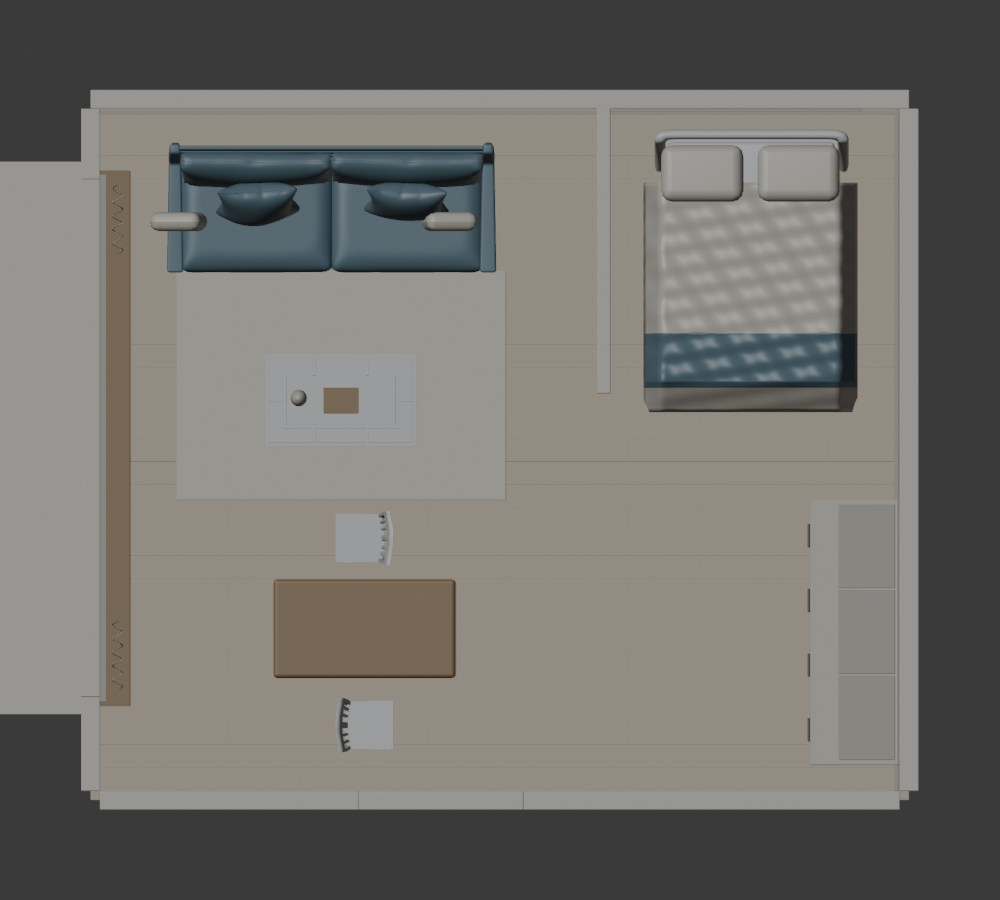
#> input picture examples/daylight-apartment/layout.png, 1000 x 900 px
$ python -i experience_features.py   (imports and definitions only)
#> lines starting #> are read from the running program, lines starting #| are printed output that depends on the picture
"""Category-free CAD geometry, local raster and annotation descriptors."""
import math
import re
from collections import Counter

from PIL import Image, ImageFilter, ImageOps
from shapely.geometry import LineString, box as shape_box


VERSION = 'cad-experience-v1'


# [86 lines left out: functions text_tokens, select_source, geometry_descriptor, crop_source, not called in this run]


def image_descriptor(source):
    """Bounded coarse visual comparison; final interpretation still uses vision."""
    with Image.open(source) as image:
#> image is the input picture: PIL image 1000x900 RGBA; mean R, G, B, A 115.7, 113.5, 109, 255
        image=ImageOps.autocontrast(ImageOps.grayscale(image)).resize((64,64))
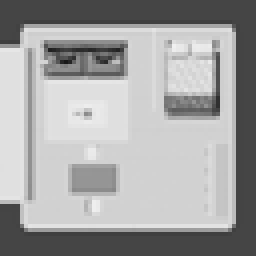
#> image: PIL image 64x64 L (shown 4 times larger); min 24, max 240, mean 163
        edge=image.filter(ImageFilter.FIND_EDGES).crop((2,2,62,62))
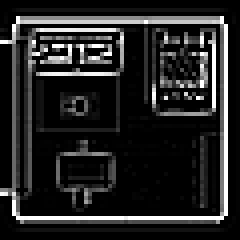
#> edge: PIL image 60x60 L (shown 4 times larger); min 0, max 255, mean 36.7
        vectors=[]
        for angle in (0,90,180,270):
            values=[v/255 for v in edge.rotate(angle).resize((8,8)).getdata()]
            norm=math.sqrt(sum(v*v for v in values))
            vectors.append([round(v/norm,5) if norm else 0 for v in values])
#> after the loop, vectors = 4 items
        return vectors


# [7 lines left out: function similarity, not called in this run]

>>> result = image_descriptor('../../../../examples/daylight-apartment/layout.png')
#> result = 4 items
